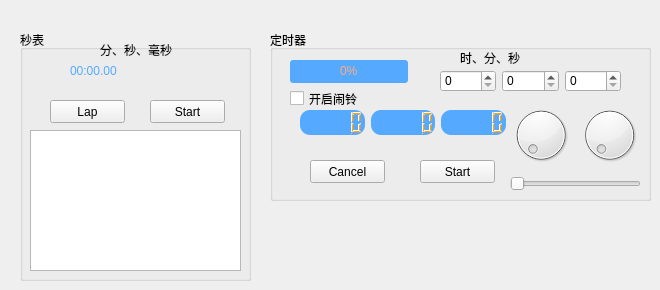
    <widget class="QWidget" name="tab_6">
     <attribute name="title">
      <string>秒表、定时器</string>
     </attribute>
     <widget class="QGroupBox" name="groupBox_13">
      <property name="geometry">
       <rect>
        <x>20</x>
        <y>30</y>
        <width>231</width>
        <height>251</height>
       </rect>
      </property>
      <property name="title">
       <string>秒表</string>
      </property>
      <widget class="QPushButton" name="StopwatchLapButton">
       <property name="geometry">
        <rect>
         <x>30</x>
         <y>70</y>
         <width>75</width>
         <height>23</height>
        </rect>
       </property>
       <property name="text">
        <string>Lap</string>
       </property>
      </widget>
      <widget class="QPushButton" name="StopwatchStartButton">
       <property name="geometry">
        <rect>
         <x>130</x>
         <y>70</y>
         <width>75</width>
         <height>23</height>
        </rect>
       </property>
       <property name="text">
        <string>Start</string>
       </property>
      </widget>
      <widget class="QLabel" name="label_10">
       <property name="geometry">
        <rect>
         <x>50</x>
         <y>20</y>
         <width>121</width>
         <height>41</height>
        </rect>
       </property>
       <property name="styleSheet">
        <string notr="true">font: 75 italic 22pt &quot;MS Serif&quot;;color:rgb(85, 170, 255);</string>
       </property>
       <property name="text">
        <string>00:00.00</string>
       </property>
      </widget>
      <widget class="QLabel" name="label_13">
       <property name="geometry">
        <rect>
         <x>80</x>
         <y>10</y>
         <width>81</width>
         <height>20</height>
        </rect>
       </property>
       <property name="text">
        <string>分、秒、毫秒</string>
       </property>
      </widget>
      <widget class="QTextBrowser" name="Lap_Browser">
       <property name="geometry">
        <rect>
         <x>10</x>
         <y>100</y>
         <width>211</width>
         <height>141</height>
        </rect>
       </property>
      </widget>
     </widget>
     <widget class="QGroupBox" name="groupBox_14">
      <property name="geometry">
       <rect>
        <x>270</x>
        <y>30</y>
        <width>381</width>
        <height>171</height>
       </rect>
      </property>
      <property name="title">
       <string>定时器</string>
      </property>
      <widget class="QProgressBar" name="progressBar_timer">
       <property name="geometry">
        <rect>
         <x>20</x>
         <y>30</y>
         <width>118</width>
         <height>23</height>
        </rect>
       </property>
       <property name="styleSheet">
        <string notr="true">QProgressBar{
	background-color:rgb(85, 170, 255);
	color:rgb(255, 170, 127);
	border-style:none;
	border-radius:3px;
	text-align:center;
}
QProgressBar::chunk{
	background-color: qlineargradient(spread:pad, x1:0.159045, y1:0.614, x2:1, y2:0, stop:0.409091 rgba(85, 255, 255, 232), stop:1 rgba(85, 170, 255, 255));
	border-radius:3px;
}</string>
       </property>
       <property name="value">
        <number>0</number>
       </property>
       <property name="format">
        <string>%p%</string>
       </property>
      </widget>
      <widget class="QLabel" name="label_11">
       <property name="geometry">
        <rect>
         <x>190</x>
         <y>20</y>
         <width>101</width>
         <height>16</height>
        </rect>
       </property>
       <property name="text">
        <string>时、分、秒</string>
       </property>
      </widget>
      <widget class="QPushButton" name="TimerStartButton">
       <property name="geometry">
        <rect>
         <x>150</x>
         <y>130</y>
         <width>75</width>
         <height>23</height>
        </rect>
       </property>
       <property name="text">
        <string>Start</string>
       </property>
      </widget>
      <widget class="QPushButton" name="TimerCancelButton">
       <property name="geometry">
        <rect>
         <x>40</x>
         <y>130</y>
         <width>75</width>
         <height>23</height>
        </rect>
       </property>
       <property name="text">
        <string>Cancel</string>
       </property>
      </widget>
      <widget class="QWidget" name="layoutWidget">
       <property name="geometry">
        <rect>
         <x>170</x>
         <y>40</y>
         <width>181</width>
         <height>22</height>
        </rect>
       </property>
       <layout class="QHBoxLayout" name="horizontalLayout_10">
        <item>
         <widget class="QSpinBox" name="spinBox_hor">
          <property name="maximum">
           <number>24</number>
          </property>
         </widget>
        </item>
        <item>
         <widget class="QSpinBox" name="spinBox_min">
          <property name="maximum">
           <number>59</number>
          </property>
         </widget>
        </item>
        <item>
         <widget class="QSpinBox" name="spinBox_sec">
          <property name="maximum">
           <number>59</number>
          </property>
         </widget>
        </item>
       </layout>
      </widget>
      <widget class="QWidget" name="layoutWidget">
       <property name="geometry">
        <rect>
         <x>30</x>
         <y>80</y>
         <width>206</width>
         <height>25</height>
        </rect>
       </property>
       <layout class="QHBoxLayout" name="horizontalLayout_12">
        <item>
         <widget class="QLCDNumber" name="lcdNumber">
          <property name="styleSheet">
           <string notr="true">QLCDNumber{

	background-color: rgb(85, 170, 255);
	color: rgb(255, 170, 0);
	border-width:2px;
	border-radius:10px;
}
</string>
          </property>
         </widget>
        </item>
        <item>
         <widget class="QLCDNumber" name="lcdNumber_2">
          <property name="styleSheet">
           <string notr="true">QLCDNumber{
	
	background-color: rgb(85, 170, 255);
	color: rgb(255, 170, 0);
	border-width:2px;
	border-radius:10px;
}</string>
          </property>
         </widget>
        </item>
        <item>
         <widget class="QLCDNumber" name="lcdNumber_3">
          <property name="styleSheet">
           <string notr="true">QLCDNumber{
	
	background-color: rgb(85, 170, 255);
	color: rgb(255, 170, 0);
	border-width:2px;
	border-radius:10px;
}</string>
          </property>
         </widget>
        </item>
       </layout>
      </widget>
      <widget class="QCheckBox" name="checkBox_timerAlarm">
       <property name="geometry">
        <rect>
         <x>20</x>
         <y>60</y>
         <width>111</width>
         <height>17</height>
        </rect>
       </property>
       <property name="text">
        <string>开启闹铃</string>
       </property>
      </widget>
      <widget class="QWidget" name="layoutWidget">
       <property name="geometry">
        <rect>
         <x>240</x>
         <y>70</y>
         <width>131</width>
         <height>91</height>
        </rect>
       </property>
       <layout class="QVBoxLayout" name="verticalLayout_4">
        <item>
         <layout class="QHBoxLayout" name="horizontalLayout_11">
          <item>
           <widget class="QDial" name="dial_min"/>
          </item>
          <item>
           <widget class="QDial" name="dial_sec"/>
          </item>
         </layout>
        </item>
        <item>
         <widget class="QSlider" name="horizontalSlider">
          <property name="maximum">
           <number>24</number>
          </property>
          <property name="orientation">
           <enum>Qt::Horizontal</enum>
          </property>
         </widget>
        </item>
       </layout>
      </widget>
     </widget>
    </widget>
